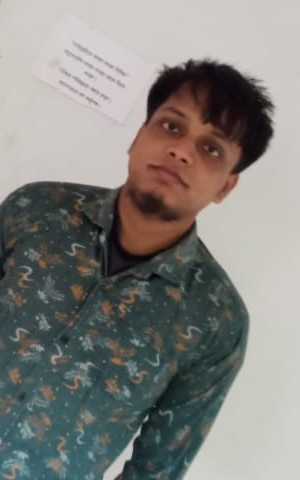
#> input picture Project/test/t2.jpg, 300 x 480 px, found by its file name; the run also reads 3 pictures not shown here
$ python 2007005.py
#> lines starting #> are read from the running program, lines starting #| are printed output that depends on the picture; after the words box and inside, x2 and y2 are one past the last pixel; in counts of white or black regions, pixels touching at a corner belong together
 # -*- coding: utf-8 -*-
"""
Created on Tue Sep 30 01:37:35 2025

@author: Acer
"""

import cv2
import numpy as np
import math

def detect_eyes_manual(face_roi):

    gray = cv2.cvtColor(face_roi, cv2.COLOR_BGR2GRAY)

    h, w = gray.shape
    top_half = gray[0:h//2, :]

    eq = cv2.equalizeHist(top_half)

    blurred = cv2.medianBlur(eq, 5)

    circles = cv2.HoughCircles(
        blurred,
        cv2.HOUGH_GRADIENT,
        dp=1,
        minDist=w//4,
        param1=100,
        param2=5,
        minRadius=int(w*0.02),
        maxRadius=int(w*0.15)
    )

    eyes = []
    if circles is not None:
        circles = np.uint16(np.around(circles))
        for (cx, cy, r) in circles[0, :2]:

            x, y = int(cx) - int(r), int(cy) - int(r)
            w_box, h_box = 2*r, 2*r
            eyes.append((x, y, w_box, h_box))


            cv2.circle(face_roi, (cx, cy), r, (0, 255, 0), 2)
            cv2.circle(face_roi, (cx, cy), 2, (0, 0, 255), 3)

    cv2.imshow("Roi", face_roi)
    #cv2.imshow("Face buler", blurred)
    #cv2.imshow("Face eq", eq)
    cv2.waitKey(0)
    return eyes

def rotate_image_with_alpha(image, angle):
    h, w = image.shape[:2]
    M = cv2.getRotationMatrix2D((w/2, h/2), angle, 1.0)
    cos = np.abs(M[0,0])
    sin = np.abs(M[0,1])
    new_w = int(h*sin + w*cos)
    new_h = int(h*cos + w*sin)
    M[0,2] += new_w/2 - w/2
    M[1,2] += new_h/2 - h/2
    print(M)
    rotated = cv2.warpAffine(
        image, M, (new_w, new_h),
        flags=cv2.INTER_LINEAR,
        borderMode=cv2.BORDER_CONSTANT,
        borderValue=(0,0,0,0)
    )
    return rotated

def overlay_transparent(bg, overlay, x, y):
    h, w = overlay.shape[:2]
    x1, y1 = max(x,0), max(y,0)
    x2, y2 = min(x+w, bg.shape[1]), min(y+h, bg.shape[0])
    overlay_x1, overlay_y1 = x1-x, y1-y
    overlay_x2, overlay_y2 = overlay_x1 + (x2-x1), overlay_y1 + (y2-y1)

    if overlay_x1 >= overlay_x2 or overlay_y1 >= overlay_y2:
        return bg

    alpha = overlay[overlay_y1:overlay_y2, overlay_x1:overlay_x2, 3:]/255.0
    bg[y1:y2, x1:x2] = (1-alpha)*bg[y1:y2, x1:x2] + alpha*overlay[overlay_y1:overlay_y2, overlay_x1:overlay_x2, :3]
    return bg

def detect_face(img):

    hsv = cv2.cvtColor(img, cv2.COLOR_BGR2HSV)
    lower = np.array([0,48,80], dtype=np.uint8)
    upper = np.array([20,255,255], dtype=np.uint8)
    mask = cv2.inRange(hsv, lower, upper)
    mask = cv2.erode(mask, None, iterations=2)
    mask = cv2.dilate(mask, None, iterations=2)
    contours,_ = cv2.findContours(mask, cv2.RETR_EXTERNAL, cv2.CHAIN_APPROX_SIMPLE)
    if len(contours) == 0:
        print("No face detected.")
        return None
    else:
        face = max(contours, key=cv2.contourArea)
    print(contours)
    cv2.imshow("facemask", mask)
    cv2.waitKey(0)
    return face


def eye_des(face,img):
    x, y, w, h = cv2.boundingRect(face)
    face_roi = img[y:y+h, x:x+w]
    eyes = detect_eyes_manual(face_roi)

    eye_centers = []
    for (ex,ey,ew,eh) in eyes:
        cx = int(x) + int(ex) + int(ew//2)
        cy = int(y) + int(ey) + int(eh//2)
        eye_centers.append((cx,cy))
        cv2.circle(img, (cx, cy), 5, (0,0,255), -1)

    if len(eye_centers) == 2:
        left_eye, right_eye = sorted(eye_centers, key=lambda p: p[0])
        dx = int(right_eye[0]) - int(left_eye[0])
        dy = int(right_eye[1]) - int(left_eye[1])
        angle = -math.degrees(math.atan2(dy, dx))
        eye_mid = (
            int((left_eye[0] + right_eye[0]) // 2),
            int((left_eye[1] + right_eye[1]) // 2)
        )
        eye_distance = int(math.hypot(dx, dy))
        return eye_mid,eye_distance,angle
    else:
       print(f"⚠️ Detected {len(eye_centers)} eyes. Using face center as fallback.")
       # Fallback: use face center
       eye_mid = (x + w//2, y + h//2)
       eye_distance = w // 2
       angle = 0
       return eye_mid, eye_distance, angle
    return None,None,None

def apply_sunglass_mask(img,result=None):
    if result is None:
        result=img.copy()
    face = detect_face(img)

    if face is not None:
            x, y, w, h = cv2.boundingRect(face)
            eye_mid,eye_distance,angle =eye_des(face,img)

            sunglass = cv2.imread(r"C:/Users/Acer/Desktop/imagelab/Project/Project/filters/glasses.png", cv2.IMREAD_UNCHANGED)


            #scale = eye_distance / sunglass.shape[1] * 1.5
            scale = (w*0.7) / sunglass.shape[1] * 1.5
            new_w = int(sunglass.shape[1]*scale)
            new_h = int(sunglass.shape[0]*scale)
            sunglass = cv2.resize(sunglass, (new_w, new_h))

            rotated_mask = rotate_image_with_alpha(sunglass, angle)


            x_offset = eye_mid[0] - rotated_mask.shape[1]//2
            y_offset = eye_mid[1] - rotated_mask.shape[0]//2
            result = overlay_transparent(result, rotated_mask, x_offset, y_offset)

            cv2.imshow("Detected Eyes", img)
            cv2.imshow("Sunglasses Filter", result)
            cv2.waitKey(0)
            return result

def apply_hat_mask(img,result=None):
    if result is None:
        result=img.copy()
    face = detect_face(img)

    if face is not None:
            x, y, w, h = cv2.boundingRect(face)
            eye_mid,eye_distance,angle =eye_des(face,img)


            hat = cv2.imread(r"C:/Users/Acer/Desktop/imagelab/Project/Project/filters/hat.png", cv2.IMREAD_UNCHANGED)


            scale_hat = w / hat.shape[1] * 1.3
            new_w_hat = int(hat.shape[1] * scale_hat)
            new_h_hat = int(hat.shape[0] * scale_hat)
            hat = cv2.resize(hat, (new_w_hat, new_h_hat))


            rotated_hat = rotate_image_with_alpha(hat, angle)

            hat_shift = int(h * 0.5)   # how far above eyes
            dx = int(hat_shift * math.sin(math.radians(angle)))
            dy = int(hat_shift * math.cos(math.radians(angle)))


            hat_center_x = eye_mid[0] - dx
            hat_center_y = eye_mid[1] - dy


            x_offset_hat = hat_center_x - rotated_hat.shape[1] // 2
            y_offset_hat = hat_center_y - rotated_hat.shape[0] // 2


            result = overlay_transparent(result, rotated_hat, x_offset_hat, y_offset_hat)


            cv2.imshow("Hat Filter", result)
            cv2.waitKey(0)
            return result
def apply_nose_mask(img,result=None):
    if result is None:
        result=img.copy()
    face = detect_face(img)

    if face is not None:
            x, y, w, h = cv2.boundingRect(face)
            eye_mid,eye_distance,angle =eye_des(face,img)

            nose_mask = cv2.imread(r"C:/Users/Acer/Desktop/imagelab/Project/Project/filters/nosefilter2.png", cv2.IMREAD_UNCHANGED)
            if nose_mask is None:
                print("Nose mask not found")
            else:

                nose_shift = int(h * 0.18)


                dx = int(nose_shift * math.sin(math.radians(angle)))
                dy = int(nose_shift * math.cos(math.radians(angle)))


                nose_center_x = eye_mid[0] + dx
                nose_center_y = eye_mid[1] + dy


                scale_nose = (w / nose_mask.shape[1]) * 0.30
                new_w_nose = max(1, int(nose_mask.shape[1] * scale_nose))
                new_h_nose = max(1, int(nose_mask.shape[0] * scale_nose))
                nose_resized = cv2.resize(nose_mask, (new_w_nose, new_h_nose), interpolation=cv2.INTER_AREA)

                rotated_nose = rotate_image_with_alpha(nose_resized, angle)


                x_offset_nose = nose_center_x - rotated_nose.shape[1] // 2
                y_offset_nose = nose_center_y - rotated_nose.shape[0] // 2


                result = overlay_transparent(result, rotated_nose, x_offset_nose, y_offset_nose)


                cv2.circle(result, (nose_center_x, nose_center_y), 3, (0, 255, 255), -1)

            cv2.imshow("Nose Filter (orientation-aware)", result)
            cv2.waitKey(0)
            return result
def apply_mustache_mask(img,result=None):
    if result is None:
        result=img.copy()
    face = detect_face(img)

    if face is not None:
            x, y, w, h = cv2.boundingRect(face)
            eye_mid,eye_distance,angle =eye_des(face,img)

            nose_shift = int(h * 0.18)


            dx = int(nose_shift * math.sin(math.radians(angle)))
            dy = int(nose_shift * math.cos(math.radians(angle)))


            nose_center_x = eye_mid[0] + dx
            nose_center_y = eye_mid[1] + dy

            mustache = cv2.imread(r"C:/Users/Acer/Desktop/imagelab/Project/Project/filters/mustache.png", cv2.IMREAD_UNCHANGED)
            if mustache is None:
                print("Mustache mask not found")
            else:
                # shift downward from nose tip (~0.07*h works well, tune if needed)
                mustache_shift = int(h * 0.07)

                dx = int(mustache_shift * math.sin(math.radians(angle)))
                dy = int(mustache_shift * math.cos(math.radians(angle)))

                mustache_center_x = nose_center_x + dx
                mustache_center_y = nose_center_y + dy


                scale_mustache = (w / mustache.shape[1]) * 0.45
                new_w_mustache = max(1, int(mustache.shape[1] * scale_mustache))
                new_h_mustache = max(1, int(mustache.shape[0] * scale_mustache))
                mustache_resized = cv2.resize(mustache, (new_w_mustache, new_h_mustache), interpolation=cv2.INTER_AREA)


                rotated_mustache = rotate_image_with_alpha(mustache_resized, angle)


                x_offset_mustache = mustache_center_x - rotated_mustache.shape[1] // 2
                y_offset_mustache = mustache_center_y - rotated_mustache.shape[0] // 2

                result = overlay_transparent(result, rotated_mustache, x_offset_mustache, y_offset_mustache)


                cv2.circle(result, (mustache_center_x, mustache_center_y), 3, (255, 0, 255), -1)
            cv2.imshow("Nose Filter (orientation-aware) moustache", result)
            cv2.waitKey(0)
            return result

def apply_dog_mask(img,result=None):
    if result is None:
        result=img.copy()
    face = detect_face(img)

    if face is not None:
            x, y, w, h = cv2.boundingRect(face)
            eye_mid,eye_distance,angle =eye_des(face,img)


            dog_mask = cv2.imread(r"C:/Users/Acer/Desktop/imagelab/Project/Project/filters/dog.png", cv2.IMREAD_UNCHANGED)
            if dog_mask is None:
                print("Dog mask not found")
            else:

                scale_dog = (w / dog_mask.shape[1]) * 1.2   # 1.2 to slightly overshoot face
                new_w_dog = max(1, int(dog_mask.shape[1] * scale_dog))
                new_h_dog = max(1, int(dog_mask.shape[0] * scale_dog * 0.7))
                dog_resized = cv2.resize(dog_mask, (new_w_dog, new_h_dog), interpolation=cv2.INTER_AREA)


                rotated_dog = rotate_image_with_alpha(dog_resized, angle)


                face_center_x = x + w // 2
                face_center_y = y + h // 2 - int(0.08 * h)

                x_offset_dog = face_center_x - rotated_dog.shape[1] // 2
                y_offset_dog = face_center_y - rotated_dog.shape[0] // 2

                result = overlay_transparent(result, rotated_dog, x_offset_dog, y_offset_dog)


                #cv2.circle(result, (face_center_x, face_center_y), 4, (0, 255, 0), -1)
                cv2.imshow("Dog Mask Applied", result)
            cv2.waitKey(0)
            return result

img = cv2.imread(r"C:/Users/Acer/Desktop/imagelab/Project/Project/test/t2.jpg")
#> img is the input picture: shape (480, 300, 3); mean B, G, R 126.2, 130, 130.9
img = cv2.resize(img, (500, int(img.shape[0]*500/img.shape[1])))
#> img: shape (800, 500, 3)
result=img.copy()
apply_sunglass_mask(img)
#> in detect_face, `mask = cv2.dilate(mask, None, iterations=2)`:
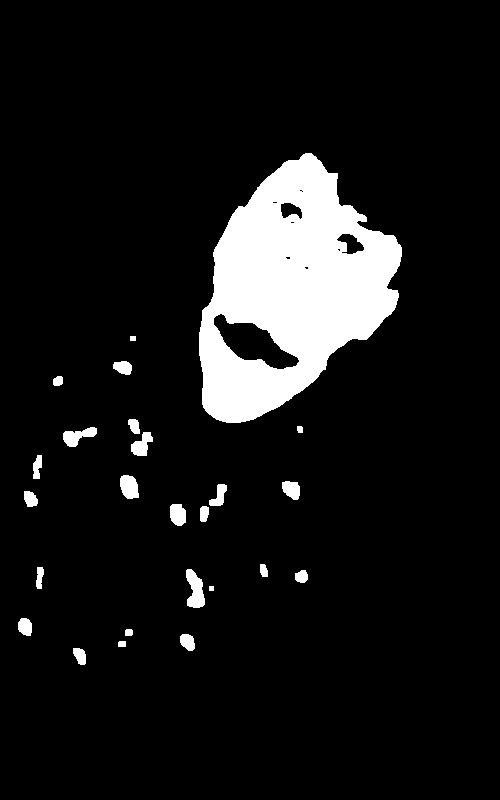
#> mask: shape (800, 500); 9.1% white; 25 white regions
#> in detect_face, `contours,_ = cv2.findContours(mask, cv2.RETR_EXTERNAL, cv2.CHAIN_APPRO..`: contours = 25 contours, 1 with area under 20; largest, box (x1, y1, x2, y2) and area: (199, 153, 402, 423) 34552, (186, 569, 205, 608) 446, (120, 475, 139, 499) 328, (63, 427, 97, 447) 322, (131, 432, 153, 456) 278
#> in detect_face, `face = max(contours, key=cv2.contourArea)`: face = contour of 327 points, box (x1, y1, x2, y2) (199, 153, 402, 423), area 34552
#> (printed output is left out)
#> in apply_sunglass_mask, `x, y, w, h = cv2.boundingRect(face)`: x = 199; y = 153; w = 203; h = 270
#> in eye_des, `x, y, w, h = cv2.boundingRect(face)`: x = 199; y = 153; w = 203; h = 270
#> in detect_eyes_manual, `circles = cv2.HoughCircles( blurred, cv2.HOUGH_GRADIENT, dp=1, minDist..`: circles = [[96.5, 54.5, 21.6], [157.5, 81.5, 21.2], [20.5, 37.5, 25.8], [49.5, 97.5, 29.4], [67.5, 8.5, 24.6], [111.5, 102.5, 15.6], [150.5, 31.5, 22.2], [201.5, 107.5, 21.1]]
#> in detect_eyes_manual, `circles = np.uint16(np.around(circles))`: circles = [[96, 54, 22], [158, 82, 21], [20, 38, 26], [50, 98, 29], [68, 8, 25], [112, 102, 16], [150, 32, 22], [202, 108, 21]]
#> the loop in detect_eyes_manual, `for (cx, cy, r) in circles[0, :2]: ` made 2 passes
#> (cx, cy, r, x, y, w_box, h_box) on passes 1 to 2: (96, 54, 22, 74, 32, 44, 44), (158, 82, 21, 137, 61, 42, 42)
#> after the loop in detect_eyes_manual, `for (cx, cy, r) in circles[0, :2]:`:
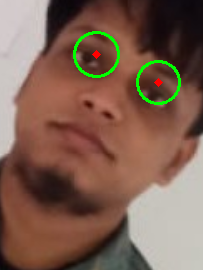
#> face_roi: shape (270, 203, 3); mean B, G, R 81.2, 96.4, 126.4
#> after the loop in detect_eyes_manual, `for (cx, cy, r) in circles[0, :2]:`: eyes = [(74, 32, 44, 44), (137, 61, 42, 42)]
#> the loop in eye_des, `for (ex,ey,ew,eh) in eyes:` made 2 passes
#> (ex, ey, ew, eh, cx, cy) on passes 1 to 2: (74, 32, 44, 44, 295, 207), (137, 61, 42, 42, 357, 235)
#> after the loop in eye_des, `for (ex,ey,ew,eh) in eyes:`: eye_centers = [(295, 207), (357, 235)]
#> in eye_des, `left_eye, right_eye = sorted(eye_centers, key=lambda p: p[0])`: left_eye = (295, 207); right_eye = (357, 235)
#> in eye_des, `dx = int(right_eye[0]) - int(left_eye[0])`: dx = 62
#> in eye_des, `dy = int(right_eye[1]) - int(left_eye[1])`: dy = 28
#> in eye_des, `angle = -math.degrees(math.atan2(dy, dx))`: angle = -24.3
#> in eye_des, `eye_mid = ( int((left_eye[0] + right_eye[0]) // 2), int((left_eye[1] +..`: eye_mid = (326, 221)
#> in eye_des, `eye_distance = int(math.hypot(dx, dy))`: eye_distance = 68
#> in apply_sunglass_mask, `eye_mid,eye_distance,angle =eye_des(face,img)`: eye_mid = (326, 221); eye_distance = 68; angle = -24.3
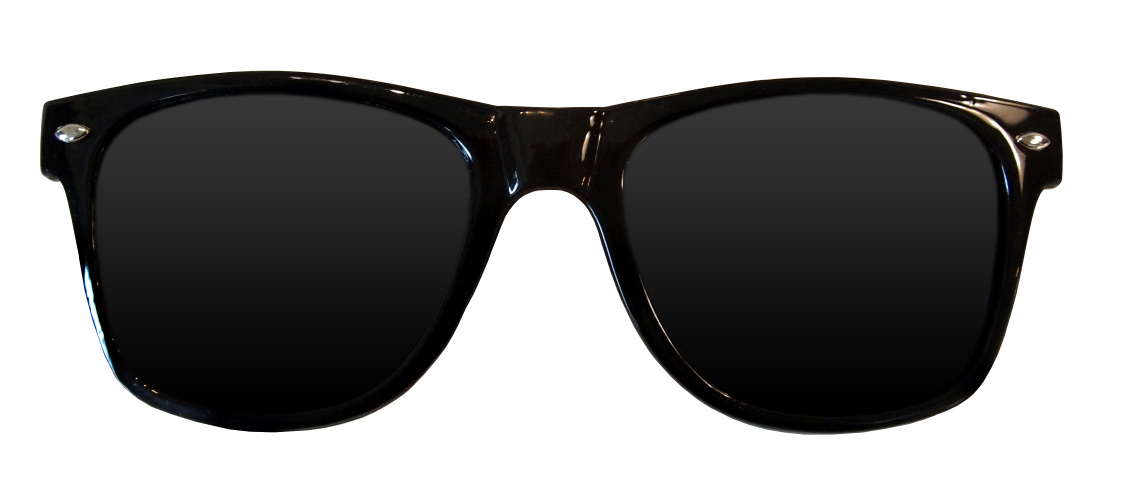
#> input picture Project/filters/glasses.png, 3381 x 1494 px, found by its file name (shown at 1/3 size)
#> in apply_sunglass_mask, sunglass is the input picture: shape (1494, 3381, 4); mean B, G, R, A 141.9, 142.2, 142.4, 125.6
#> in apply_sunglass_mask, `scale = (w*0.7) / sunglass.shape[1] * 1.5`: scale = 0.063
#> in apply_sunglass_mask, `new_w = int(sunglass.shape[1]*scale)`: new_w = 213
#> in apply_sunglass_mask, `new_h = int(sunglass.shape[0]*scale)`: new_h = 94
#> in rotate_image_with_alpha, `M = cv2.getRotationMatrix2D((w/2, h/2), angle, 1.0)`: M = [[0.911, -0.412, 28.78], [0.412, 0.911, -39.67]]
#> in rotate_image_with_alpha, `cos = np.abs(M[0,0])`: cos = 0.911
#> in rotate_image_with_alpha, `sin = np.abs(M[0,1])`: sin = 0.412
#> in rotate_image_with_alpha, `new_w = int(h*sin + w*cos)`: new_w = 232
#> in rotate_image_with_alpha, `new_h = int(h*cos + w*sin)`: new_h = 173
#> in apply_sunglass_mask, `x_offset = eye_mid[0] - rotated_mask.shape[1]//2`: x_offset = 210
#> in apply_sunglass_mask, `y_offset = eye_mid[1] - rotated_mask.shape[0]//2`: y_offset = 135
#> in overlay_transparent, `x1, y1 = max(x,0), max(y,0)`: x1 = 210; y1 = 135
#> in overlay_transparent, `x2, y2 = min(x+w, bg.shape[1]), min(y+h, bg.shape[0])`: x2 = 442; y2 = 308
#> in overlay_transparent, `overlay_x1, overlay_y1 = x1-x, y1-y`: overlay_x1 = 0
#> in overlay_transparent, `overlay_x2, overlay_y2 = overlay_x1 + (x2-x1), overlay_y1 + (y2-y1)`: overlay_x2 = 232; overlay_y2 = 173
apply_hat_mask(img)
#> in detect_face (call 2), `contours,_ = cv2.findContours(mask, cv2.RETR_EXTERNAL, cv2.CHAIN_APPRO..`: contours = 27 contours, 2 with area under 20; largest, box (x1, y1, x2, y2) and area: (199, 153, 402, 423) 33088, (339, 216, 377, 251) 614, (186, 569, 205, 608) 446, (120, 475, 139, 499) 328, (63, 427, 97, 447) 322
#> in apply_hat_mask, `face = detect_face(img)`: face = contour of 350 points, box (x1, y1, x2, y2) (199, 153, 402, 423), area 33088
#> in apply_hat_mask, `x, y, w, h = cv2.boundingRect(face)`: x = 199; y = 153; w = 203; h = 270
#> in detect_eyes_manual (call 2), `circles = cv2.HoughCircles( blurred, cv2.HOUGH_GRADIENT, dp=1, minDist..`: circles = [[157.5, 82.5, 22.3], [93.5, 54.5, 21.6], [49.5, 97.5, 29.4], [33.5, 39.5, 19.4], [97.5, 111.5, 22.8], [116.5, 8.5, 29.4], [201.5, 107.5, 21.3]]
#> in detect_eyes_manual (call 2), `circles = np.uint16(np.around(circles))`: circles = [[158, 82, 22], [94, 54, 22], [50, 98, 29], [34, 40, 19], [98, 112, 23], [116, 8, 29], [202, 108, 21]]
#> the loop in detect_eyes_manual (call 2), `for (cx, cy, r) in circles[0, :2]: ` made 2 passes
#> (cx, cy, r, x, y, w_box, h_box) on passes 1 to 2: (158, 82, 22, 136, 60, 44, 44), (94, 54, 22, 72, 32, 44, 44)
#> after the loop in detect_eyes_manual (call 2), `for (cx, cy, r) in circles[0, :2]:`:
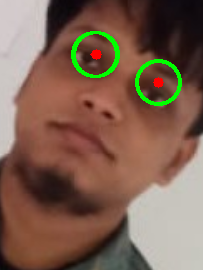
#> face_roi: shape (270, 203, 3); mean B, G, R 80.9, 97.4, 126.1
#> after the loop in detect_eyes_manual (call 2), `for (cx, cy, r) in circles[0, :2]:`: eyes = [(136, 60, 44, 44), (72, 32, 44, 44)]
#> the loop in eye_des (call 2), `for (ex,ey,ew,eh) in eyes:` made 2 passes
#> (ex, ey, ew, eh, cx, cy) on passes 1 to 2: (136, 60, 44, 44, 357, 235), (72, 32, 44, 44, 293, 207)
#> after the loop in eye_des (call 2), `for (ex,ey,ew,eh) in eyes:`:
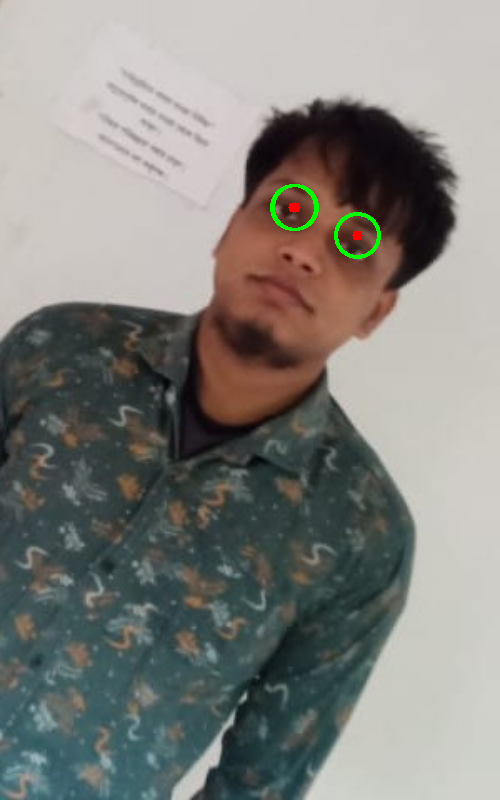
#> img: shape (800, 500, 3); mean B, G, R 125.9, 130.4, 130.6
#> after the loop in eye_des (call 2), `for (ex,ey,ew,eh) in eyes:`: eye_centers = [(357, 235), (293, 207)]
#> in eye_des (call 2), `left_eye, right_eye = sorted(eye_centers, key=lambda p: p[0])`: left_eye = (293, 207)
#> in eye_des (call 2), `dx = int(right_eye[0]) - int(left_eye[0])`: dx = 64
#> in eye_des (call 2), `angle = -math.degrees(math.atan2(dy, dx))`: angle = -23.63
#> in eye_des (call 2), `eye_mid = ( int((left_eye[0] + right_eye[0]) // 2), int((left_eye[1] +..`: eye_mid = (325, 221)
#> in eye_des (call 2), `eye_distance = int(math.hypot(dx, dy))`: eye_distance = 69
#> in apply_hat_mask, `eye_mid,eye_distance,angle =eye_des(face,img)`: eye_mid = (325, 221); eye_distance = 69; angle = -23.63
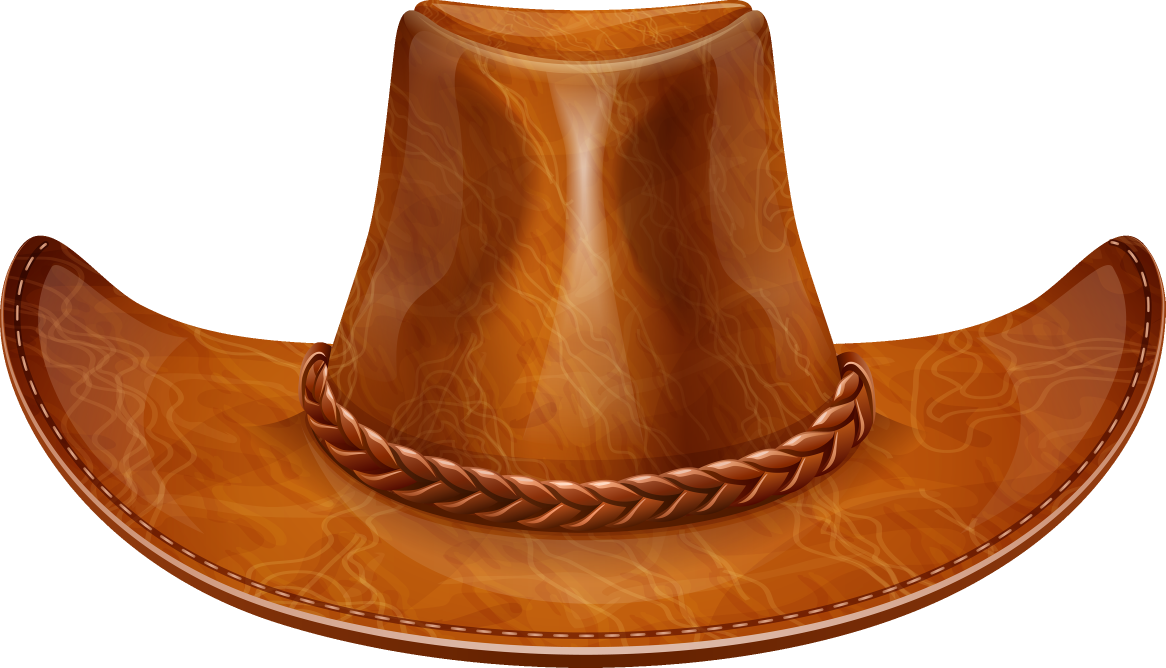
#> input picture Project/filters/hat.png, 3497 x 2004 px, found by its file name (shown at 1/3 size)
#> in apply_hat_mask, hat is the input picture: shape (2004, 3497, 4); mean B, G, R, A 116.9, 148.4, 198, 151
#> in apply_hat_mask, `scale_hat = w / hat.shape[1] * 1.3`: scale_hat = 0.0755
#> in apply_hat_mask, `new_w_hat = int(hat.shape[1] * scale_hat)`: new_w_hat = 263
#> in apply_hat_mask, `new_h_hat = int(hat.shape[0] * scale_hat)`: new_h_hat = 151
#> in apply_hat_mask, `hat_shift = int(h * 0.5)`: hat_shift = 135
#> in apply_hat_mask, `dx = int(hat_shift * math.sin(math.radians(angle)))`: dx = -54
#> in apply_hat_mask, `dy = int(hat_shift * math.cos(math.radians(angle)))`: dy = 123
#> in apply_hat_mask, `hat_center_x = eye_mid[0] - dx`: hat_center_x = 379
#> in apply_hat_mask, `hat_center_y = eye_mid[1] - dy`: hat_center_y = 98
#> in apply_hat_mask, `x_offset_hat = hat_center_x - rotated_hat.shape[1] // 2`: x_offset_hat = 229
#> in apply_hat_mask, `y_offset_hat = hat_center_y - rotated_hat.shape[0] // 2`: y_offset_hat = -23
#> call 2 of overlay_transparent, with x = 229, y = -23
#> in overlay_transparent (call 2), `x1, y1 = max(x,0), max(y,0)`: x1 = 229; y1 = 0
#> in overlay_transparent (call 2), `x2, y2 = min(x+w, bg.shape[1]), min(y+h, bg.shape[0])`: x2 = 500; y2 = 220
#> in overlay_transparent (call 2), `overlay_x1, overlay_y1 = x1-x, y1-y`: overlay_y1 = 23
#> in overlay_transparent (call 2), `overlay_x2, overlay_y2 = overlay_x1 + (x2-x1), overlay_y1 + (y2-y1)`: overlay_x2 = 271; overlay_y2 = 243
#> in overlay_transparent (call 2), `bg[y1:y2, x1:x2] = (1-alpha)*bg[y1:y2, x1:x2] + alpha*overlay[overlay_..`:
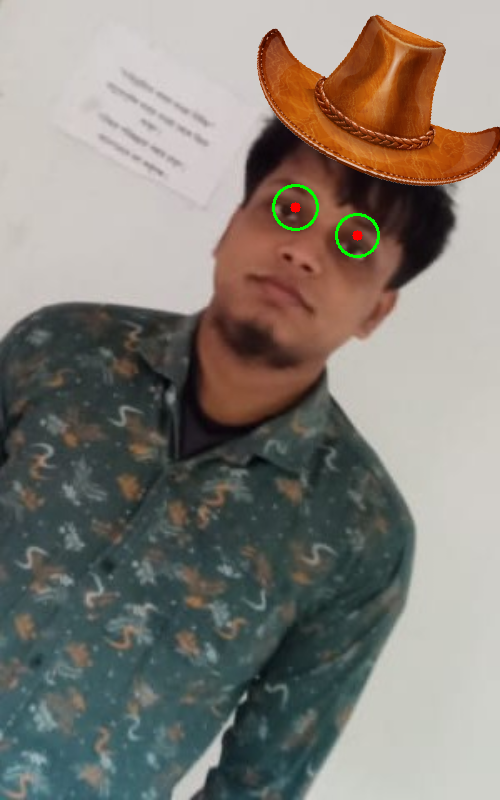
#> bg: shape (800, 500, 3); mean B, G, R 119.5, 126.8, 131.8
apply_nose_mask(img, result)
#> (the rest of the program and of its run is left out)
